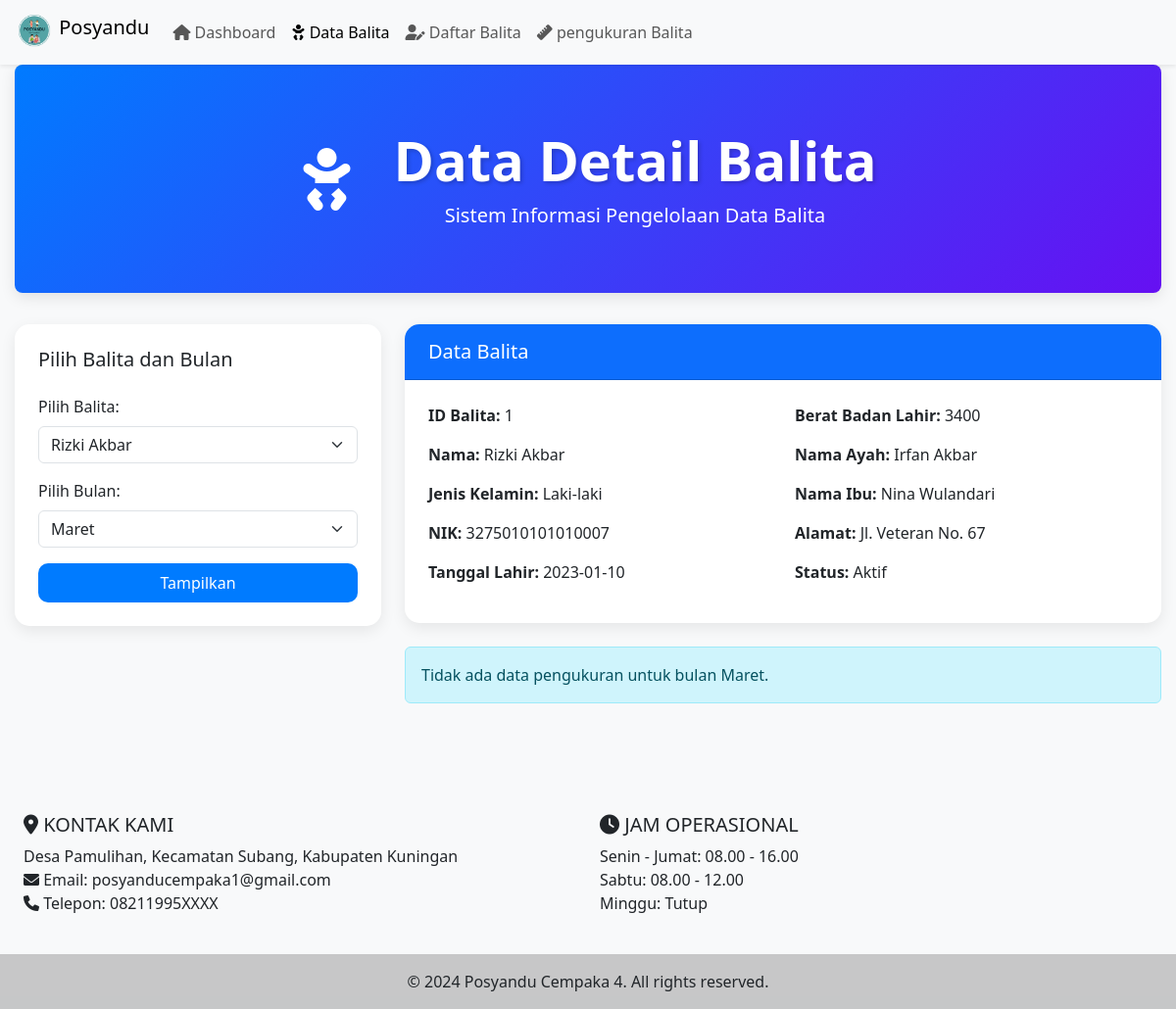
The app's page /Posyandu_4/balita_p4.php (signed in) with its own data.
### tables this page shows
CREATE TABLE balita_4 (
    id_balita INTEGER PRIMARY KEY,
    no INTEGER,
    nama_balita TEXT,
    jenis_kelamin TEXT,
    nik TEXT,
    tanggal_lahir DATE,
    berat_badan_lahir INTEGER,
    nama_ayah TEXT,
    nama_ibu TEXT,
    alamat TEXT,
    status TEXT CHECK (status IN ('Aktif', 'Lulus', 'Keluar', 'Pindah', 'Meninggal', 'Tidak Aktif'))
);

### config/config.php (called while the page is built, shortened)
<?php
try {
    $db = new PDO('sqlite:' . DB_PATH);
    $db->setAttribute(PDO::ATTR_ERRMODE, PDO::ERRMODE_EXCEPTION);
    $db->setAttribute(PDO::ATTR_DEFAULT_FETCH_MODE, PDO::FETCH_ASSOC);
    addDefaultAdmin($db);
} catch(PDOException $e) {
    die("Koneksi database gagal: " . $e->getMessage());
}
function addDefaultAdmin($db) {
    $stmt = $db->prepare("SELECT COUNT(*) FROM admin WHERE username = :username");
    $stmt->execute([':username' => DEFAULT_ADMIN_USERNAME]);
}
function getBalita4AndPengukuran($db, $id_balita) {
    $sql = "SELECT b.*, p.id_pengukuran, p.tanggal_pengukuran, p.berat_badan, p.tinggi_badan, p.status_gizi, p.bulan
            FROM balita_4 b
            LEFT JOIN pengukuran_balita_4 p ON b.id_balita = p.id_balita
            WHERE b.id_balita = :id_balita";
    $stmt = $db->prepare($sql);
    $stmt->execute([':id_balita' => $id_balita]);
    return $stmt->fetchAll();
}

### Posyandu_4/balita_p4.php (the view, shortened to what this page needs)
<?php
require_once __DIR__ . '/../config/config.php';
require_once __DIR__ . '/../pos_4/header_balita_p4.php';
$id_balita = isset($_POST['id_balita']) ? (int)$_POST['id_balita'] : 1;
$bulan = isset($_POST['bulan']) ? $_POST['bulan'] : 'maret';
$balitaData = getBalita4AndPengukuran($db, $id_balita);
$pengukuranData = getPengukuranByBulan4($db, $id_balita, $bulan);
$balitas = $db->query("SELECT id_balita, nama_balita FROM balita_4")->fetchAll(PDO::FETCH_ASSOC);
$months = ['januari', 'februari', 'maret', 'april', 'mei', 'juni', 'juli', 'agustus', 'september', 'oktober', 'november', 'desember'];
?>
<!DOCTYPE html>
<html lang="id">
<head>
    <link href="https://cdn.jsdelivr.net/npm/bootstrap@5.3.0-alpha1/dist/css/bootstrap.min.css" rel="stylesheet">
    <link href="https://cdnjs.cloudflare.com/ajax/libs/font-awesome/6.0.0-beta3/css/all.min.css" rel="stylesheet">
</head>
<body>
<div class="container">
    <div class="jumbotron text-center">
        <div class="row align-items-center justify-content-center">
            <div class="col-auto">
                <i class="fas fa-baby title-icon"></i>
            </div>
            <div class="col-auto">
                <h1 class="display-4">Data Detail Balita</h1>
                <p class="lead">Sistem Informasi Pengelolaan Data Balita</p>
            </div>
        </div>
    </div>
</div>
    <div class="container mb-5">
        <div class="row">
            <div class="col-lg-4 mb-4">
                <div class="card">
                    <div class="card-body">
                        <h5 class="card-title mb-4">Pilih Balita dan Bulan</h5>
                        <form method="post">
                            <div class="mb-3">
                                <label for="id_balita" class="form-label">Pilih Balita:</label>
                                <select name="id_balita" id="id_balita" class="form-select">
                                    <?php foreach ($balitas as $balita): ?>
                                        <option value="<?php echo htmlspecialchars($balita['id_balita']); ?>"
                                            <?php if ($balita['id_balita'] == $id_balita): ?> selected <?php endif; ?>>
                                            <?php echo htmlspecialchars($balita['nama_balita']); ?>
                                        </option>
                                    <?php endforeach; ?>
                                </select>
                            </div>
                            <div class="mb-3">
                                <label for="bulan" class="form-label">Pilih Bulan:</label>
                                <select name="bulan" id="bulan" class="form-select">
                                    <?php foreach ($months as $month): ?>
                                        <option value="<?php echo htmlspecialchars($month); ?>"
                                            <?php if ($month === $bulan): ?> selected <?php endif; ?>>
                                            <?php echo ucfirst($month); ?>
                                        </option>
                                    <?php endforeach; ?>
                                </select>
                            </div>
                            <button type="submit" class="btn btn-primary w-100">Tampilkan</button>
                        </form>
                    </div>
                </div>
            </div>
            <div class="col-lg-8">
                <?php if (!empty($balitaData)): ?>
                    <?php $row = $balitaData[0]; ?>
                    <div class="card mb-4">
                        <div class="card-header bg-primary text-white">
                            <h5 class="mb-0">Data Balita</h5>
                        </div>
                        <div class="card-body">
                            <div class="row">
                                <div class="col-md-6">
                                    <p><strong>ID Balita:</strong> <?php echo htmlspecialchars($row['id_balita']); ?></p>
                                    <p><strong>Nama:</strong> <?php echo htmlspecialchars($row['nama_balita']); ?></p>
                                    <p><strong>Jenis Kelamin:</strong> <?php echo htmlspecialchars($row['jenis_kelamin']); ?></p>
                                    <p><strong>NIK:</strong> <?php echo htmlspecialchars($row['nik']); ?></p>
                                    <p><strong>Tanggal Lahir:</strong> <?php echo htmlspecialchars($row['tanggal_lahir']); ?></p>
                                </div>
                                <div class="col-md-6">
                                    <p><strong>Berat Badan Lahir:</strong> <?php echo htmlspecialchars($row['berat_badan_lahir']); ?></p>
                                    <p><strong>Nama Ayah:</strong> <?php echo htmlspecialchars($row['nama_ayah']); ?></p>
                                    <p><strong>Nama Ibu:</strong> <?php echo htmlspecialchars($row['nama_ibu']); ?></p>
                                    <p><strong>Alamat:</strong> <?php echo htmlspecialchars($row['alamat']); ?></p>
                                    <p><strong>Status:</strong> <?php echo htmlspecialchars($row['status']); ?></p>
                                </div>
                            </div>
                        </div>
                    </div>
                    <?php if (!empty($pengukuranData)): ?>
                        <?php $pengukuran = $pengukuranData[0]; ?>
                        <div class="card">
                            <div class="card-header bg-success text-white">
                                <h5 class="mb-0">Pengukuran Balita (<?php echo ucfirst($bulan); ?>)</h5>
                            </div>
                            <div class="card-body">
                                <div class="row">
                                    <div class="col-md-6">
                                        <p><strong>ID Pengukuran:</strong> <?php echo htmlspecialchars($pengukuran['id_pengukuran']); ?></p>
                                        <p><strong>Tanggal Pengukuran:</strong> <?php echo htmlspecialchars($pengukuran['tanggal_pengukuran']); ?></p>
                                    </div>
                                    <div class="col-md-6">
                                        <p><strong>Berat Badan:</strong> <?php echo htmlspecialchars($pengukuran['berat_badan']); ?> kg</p>
                                        <p><strong>Tinggi Badan:</strong> <?php echo htmlspecialchars($pengukuran['tinggi_badan']); ?> cm</p>
                                        <p><strong>Status Gizi:</strong> <?php echo htmlspecialchars($pengukuran['status_gizi']); ?></p>
                                    </div>
                                </div>
                            </div>
                        </div>
                    <?php else: ?>
                        <div class="alert alert-info mt-3" role="alert">
                            Tidak ada data pengukuran untuk bulan <?php echo ucfirst($bulan); ?>.
                        </div>
                    <?php endif; ?>
                <?php else: ?>
                    <div class="alert alert-warning" role="alert">
                        Tidak ada data untuk balita ini.
                    </div>
                <?php endif; ?>
            </div>
        </div>
    </div>
</body>
</html>
<?php
require_once __DIR__ . '/../pos_4/footer_balita_p4.php';
 ?>

### pos_4/header_balita_p4.php (style rules this page uses)
body { min-height: 100vh; display: flex; flex-direction: column; }

### Posyandu_4/balita_p4.php (style rules this page uses)
body { background-color: #f8f9fa; font-family: 'Segoe UI', Tahoma, Geneva, Verdana, sans-serif; }
.container { max-width: 1200px; margin: 0 auto; padding: 0 15px; }
.jumbotron { background: linear-gradient(135deg, #007bff, #6610f2); color: white; padding: 4rem 2rem; margin-bottom: 2rem; border-radius: 0.5rem; box-shadow: 0 4px 15px rgba(0,0,0,0.1); }
.jumbotron .row { margin: 0; }
.jumbotron h1 { font-weight: 700; text-shadow: 2px 2px 4px rgba(0,0,0,0.2); animation: fadeInDown 1s ease-out; margin-bottom: 0.5rem; }
.jumbotron p { animation: fadeInUp 1s ease-out 0.5s; animation-fill-mode: both; margin-bottom: 0; }
.title-icon { font-size: 4rem; color: #ffffff; animation: bounceIn 1s ease-out; margin-right: 1rem; }
.card { border: none; border-radius: 15px; box-shadow: 0 5px 15px rgba(0,0,0,0.08); transition: all 0.3s ease; margin-bottom: 2rem; }
.card-header { border-radius: 15px 15px 0 0 !important; font-weight: 600; padding: 1rem 1.5rem; }
.card-body { padding: 1.5rem; }
.form-control, .btn { border-radius: 10px; }
.btn-primary { background-color: #007bff; border: none; transition: all 0.3s ease; padding: 0.5rem 1rem; }

### records on screen
balita_4: id_balita "1", nama_balita "Rizki Akbar", jenis_kelamin "Laki-laki", nik "3275010101010007", tanggal_lahir "2023-01-10", berat_badan_lahir "3400", nama_ayah "Irfan Akbar", nama_ibu "Nina Wulandari", alamat "Jl. Veteran No. 67", status "Aktif"

### other values on screen
$bulan "Maret"
form field id_balita "Rizki Akbar"
form field bulan "Maret"
